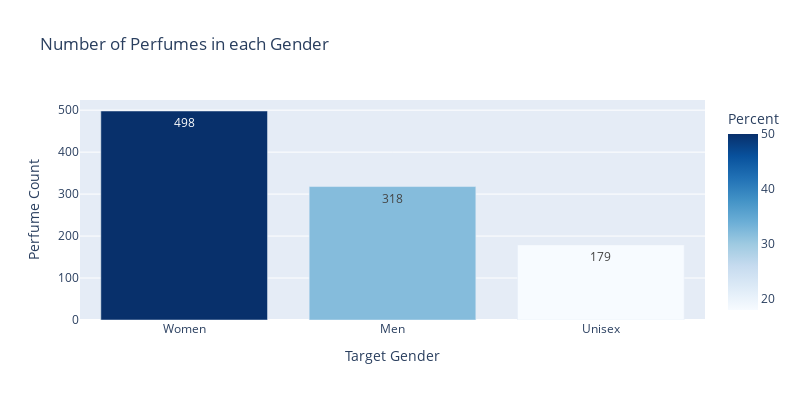

Notebook code cell kept with this figure:
### Code cell
px.bar(data_frame=counts_df,
       x='Target Gender',
       y='Perfume Count',
       color='Percent',
       color_continuous_scale='blues',
       text_auto=True,
       title=f'Number of Perfumes in each Gender',
       width=800, height=400)

### Figure 1 — Plotly figure (JSON) as saved in the notebook; plotly's stock layout.template omitted (floating-point values rounded to 4 significant figures)
{"data": [{"alignmentgroup": "True", "hovertemplate": "Target Gender=%{x}<br>Perfume Count=%{y}<br>Percent=%{marker.color}<extra></extra>", "legendgroup": "", "marker": {"color": [50.05, 31.96, 17.99], "coloraxis": "coloraxis", "pattern": {"shape": ""}}, "name": "", "offsetgroup": "", "orientation": "v", "showlegend": false, "textposition": "auto", "texttemplate": "%{y}", "type": "bar", "x": ["Women", "Men", "Unisex"], "xaxis": "x", "y": [498, 318, 179], "yaxis": "y"}], "layout": {"barmode": "relative", "coloraxis": {"colorbar": {"title": {"text": "Percent"}}, "colorscale": [[0, "rgb(247,251,255)"], [0.125, "rgb(222,235,247)"], [0.25, "rgb(198,219,239)"], [0.375, "rgb(158,202,225)"], [0.5, "rgb(107,174,214)"], [0.625, "rgb(66,146,198)"], [0.75, "rgb(33,113,181)"], [0.875, "rgb(8,81,156)"], [1, "rgb(8,48,107)"]]}, "height": 400, "legend": {"tracegroupgap": 0}, "title": {"text": "Number of Perfumes in each Gender"}, "width": 800, "xaxis": {"anchor": "y", "domain": [0, 1], "title": {"text": "Target Gender"}}, "yaxis": {"anchor": "x", "domain": [0, 1], "title": {"text": "Perfume Count"}}}}
